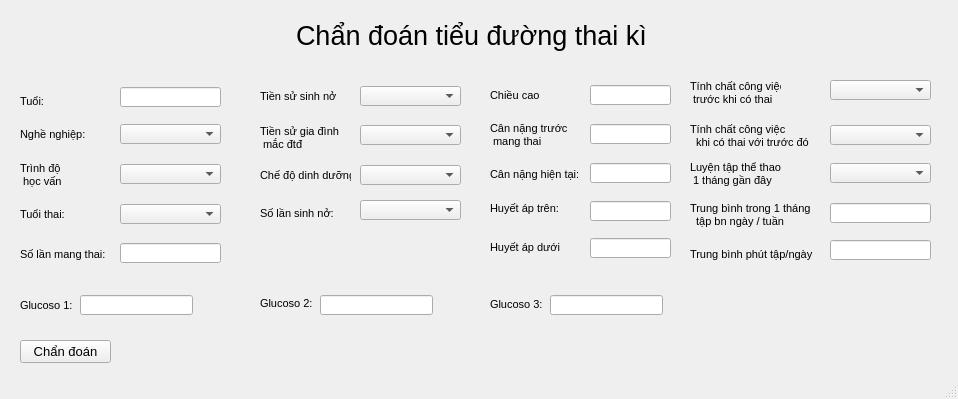
<?xml version="1.0" encoding="UTF-8"?>
<ui version="4.0">
 <class>MainWindow</class>
 <widget class="QMainWindow" name="MainWindow">
  <property name="geometry">
   <rect>
    <x>0</x>
    <y>0</y>
    <width>958</width>
    <height>399</height>
   </rect>
  </property>
  <property name="windowTitle">
   <string>MainWindow</string>
  </property>
  <widget class="QWidget" name="centralwidget">
   <widget class="QPushButton" name="predict_one_bt">
    <property name="geometry">
     <rect>
      <x>20</x>
      <y>340</y>
      <width>91</width>
      <height>23</height>
     </rect>
    </property>
    <property name="font">
     <font>
      <pointsize>10</pointsize>
     </font>
    </property>
    <property name="text">
     <string>Chẩn đoán</string>
    </property>
   </widget>
   <widget class="QLabel" name="label_5">
    <property name="geometry">
     <rect>
      <x>296</x>
      <y>10</y>
      <width>351</width>
      <height>51</height>
     </rect>
    </property>
    <property name="font">
     <font>
      <pointsize>20</pointsize>
     </font>
    </property>
    <property name="text">
     <string>Chẩn đoán tiểu đường thai kì</string>
    </property>
   </widget>
   <widget class="QLabel" name="label_8">
    <property name="geometry">
     <rect>
      <x>20</x>
      <y>87</y>
      <width>94</width>
      <height>29</height>
     </rect>
    </property>
    <property name="font">
     <font>
      <pointsize>8</pointsize>
     </font>
    </property>
    <property name="text">
     <string>Tuổi:</string>
    </property>
   </widget>
   <widget class="QComboBox" name="nghenghiep_cb">
    <property name="geometry">
     <rect>
      <x>120</x>
      <y>124</y>
      <width>101</width>
      <height>20</height>
     </rect>
    </property>
    <property name="font">
     <font>
      <pointsize>8</pointsize>
     </font>
    </property>
   </widget>
   <widget class="QLabel" name="label">
    <property name="geometry">
     <rect>
      <x>20</x>
      <y>120</y>
      <width>94</width>
      <height>29</height>
     </rect>
    </property>
    <property name="font">
     <font>
      <pointsize>8</pointsize>
     </font>
    </property>
    <property name="text">
     <string>Nghề nghiệp:</string>
    </property>
   </widget>
   <widget class="QComboBox" name="trinhdohocvan_cb">
    <property name="geometry">
     <rect>
      <x>120</x>
      <y>164</y>
      <width>101</width>
      <height>20</height>
     </rect>
    </property>
    <property name="font">
     <font>
      <pointsize>8</pointsize>
     </font>
    </property>
   </widget>
   <widget class="QLabel" name="label_15">
    <property name="geometry">
     <rect>
      <x>20</x>
      <y>160</y>
      <width>94</width>
      <height>29</height>
     </rect>
    </property>
    <property name="font">
     <font>
      <pointsize>8</pointsize>
     </font>
    </property>
    <property name="text">
     <string>Trình độ
 học vấn</string>
    </property>
   </widget>
   <widget class="QLabel" name="label_2">
    <property name="geometry">
     <rect>
      <x>20</x>
      <y>200</y>
      <width>78</width>
      <height>29</height>
     </rect>
    </property>
    <property name="font">
     <font>
      <pointsize>8</pointsize>
     </font>
    </property>
    <property name="text">
     <string>Tuổi thai:</string>
    </property>
   </widget>
   <widget class="QComboBox" name="tuoithai_cb">
    <property name="geometry">
     <rect>
      <x>120</x>
      <y>204</y>
      <width>101</width>
      <height>20</height>
     </rect>
    </property>
    <property name="font">
     <font>
      <pointsize>8</pointsize>
     </font>
    </property>
   </widget>
   <widget class="QLabel" name="label_16">
    <property name="geometry">
     <rect>
      <x>20</x>
      <y>240</y>
      <width>91</width>
      <height>29</height>
     </rect>
    </property>
    <property name="font">
     <font>
      <pointsize>8</pointsize>
     </font>
    </property>
    <property name="text">
     <string>Số lần mang thai:</string>
    </property>
   </widget>
   <widget class="QLabel" name="label_17">
    <property name="geometry">
     <rect>
      <x>260</x>
      <y>123</y>
      <width>94</width>
      <height>29</height>
     </rect>
    </property>
    <property name="font">
     <font>
      <pointsize>8</pointsize>
     </font>
    </property>
    <property name="text">
     <string>Tiền sử gia đình 
 mắc đtđ</string>
    </property>
   </widget>
   <widget class="QComboBox" name="tiensugiadinhdtd_cb">
    <property name="geometry">
     <rect>
      <x>360</x>
      <y>125</y>
      <width>101</width>
      <height>20</height>
     </rect>
    </property>
    <property name="font">
     <font>
      <pointsize>8</pointsize>
     </font>
    </property>
   </widget>
   <widget class="QLabel" name="label_18">
    <property name="geometry">
     <rect>
      <x>490</x>
      <y>85</y>
      <width>91</width>
      <height>21</height>
     </rect>
    </property>
    <property name="font">
     <font>
      <pointsize>8</pointsize>
     </font>
    </property>
    <property name="text">
     <string>Chiều cao</string>
    </property>
   </widget>
   <widget class="QComboBox" name="tiensusinhno_cb">
    <property name="geometry">
     <rect>
      <x>360</x>
      <y>86</y>
      <width>101</width>
      <height>20</height>
     </rect>
    </property>
    <property name="font">
     <font>
      <pointsize>8</pointsize>
     </font>
    </property>
   </widget>
   <widget class="QLabel" name="label_4">
    <property name="geometry">
     <rect>
      <x>260</x>
      <y>82</y>
      <width>94</width>
      <height>29</height>
     </rect>
    </property>
    <property name="font">
     <font>
      <pointsize>8</pointsize>
     </font>
    </property>
    <property name="text">
     <string>Tiền sử sinh nở</string>
    </property>
   </widget>
   <widget class="QLabel" name="label_9">
    <property name="geometry">
     <rect>
      <x>260</x>
      <y>199</y>
      <width>94</width>
      <height>29</height>
     </rect>
    </property>
    <property name="font">
     <font>
      <pointsize>8</pointsize>
     </font>
    </property>
    <property name="text">
     <string>Số lần sinh nở:</string>
    </property>
   </widget>
   <widget class="QLabel" name="label_25">
    <property name="geometry">
     <rect>
      <x>490</x>
      <y>232</y>
      <width>91</width>
      <height>31</height>
     </rect>
    </property>
    <property name="font">
     <font>
      <pointsize>8</pointsize>
     </font>
    </property>
    <property name="text">
     <string>Huyết áp dưới</string>
    </property>
   </widget>
   <widget class="QLabel" name="label_26">
    <property name="geometry">
     <rect>
      <x>490</x>
      <y>193</y>
      <width>91</width>
      <height>31</height>
     </rect>
    </property>
    <property name="font">
     <font>
      <pointsize>8</pointsize>
     </font>
    </property>
    <property name="text">
     <string>Huyết áp trên:</string>
    </property>
   </widget>
   <widget class="QComboBox" name="luyentapthethao1thang_cb">
    <property name="geometry">
     <rect>
      <x>830</x>
      <y>163</y>
      <width>101</width>
      <height>20</height>
     </rect>
    </property>
    <property name="font">
     <font>
      <pointsize>8</pointsize>
     </font>
    </property>
   </widget>
   <widget class="QLabel" name="trungbinhphutngay_cb">
    <property name="geometry">
     <rect>
      <x>690</x>
      <y>239</y>
      <width>131</width>
      <height>31</height>
     </rect>
    </property>
    <property name="font">
     <font>
      <pointsize>8</pointsize>
     </font>
    </property>
    <property name="text">
     <string>Trung bình phút tập/ngày</string>
    </property>
   </widget>
   <widget class="QLabel" name="tccv_truocthai_ss_cb">
    <property name="geometry">
     <rect>
      <x>690</x>
      <y>120</y>
      <width>121</width>
      <height>31</height>
     </rect>
    </property>
    <property name="font">
     <font>
      <pointsize>8</pointsize>
     </font>
    </property>
    <property name="text">
     <string>Tính chất công việc 
  khi có thai với trước đó</string>
    </property>
   </widget>
   <widget class="QLabel" name="trungbinh_thethao_1tuan_cb">
    <property name="geometry">
     <rect>
      <x>690</x>
      <y>199</y>
      <width>121</width>
      <height>31</height>
     </rect>
    </property>
    <property name="font">
     <font>
      <pointsize>8</pointsize>
     </font>
    </property>
    <property name="text">
     <string>Trung bình trong 1 tháng 
  tập bn ngày / tuần</string>
    </property>
   </widget>
   <widget class="QLabel" name="luyentapthethao_cb">
    <property name="geometry">
     <rect>
      <x>690</x>
      <y>158</y>
      <width>101</width>
      <height>31</height>
     </rect>
    </property>
    <property name="font">
     <font>
      <pointsize>8</pointsize>
     </font>
    </property>
    <property name="text">
     <string>Luyện tập thể thao 
 1 tháng gần đây</string>
    </property>
   </widget>
   <widget class="QComboBox" name="tccv_truoccothai_cb">
    <property name="geometry">
     <rect>
      <x>830</x>
      <y>80</y>
      <width>101</width>
      <height>20</height>
     </rect>
    </property>
    <property name="font">
     <font>
      <pointsize>8</pointsize>
     </font>
    </property>
   </widget>
   <widget class="QComboBox" name="tccv_saucothai_cb">
    <property name="geometry">
     <rect>
      <x>830</x>
      <y>125</y>
      <width>101</width>
      <height>20</height>
     </rect>
    </property>
    <property name="font">
     <font>
      <pointsize>8</pointsize>
     </font>
    </property>
   </widget>
   <widget class="QLabel" name="tccv_truocthai_cb">
    <property name="geometry">
     <rect>
      <x>690</x>
      <y>77</y>
      <width>91</width>
      <height>31</height>
     </rect>
    </property>
    <property name="font">
     <font>
      <pointsize>8</pointsize>
     </font>
    </property>
    <property name="text">
     <string>Tính chất công việc 
 trước khi có thai</string>
    </property>
   </widget>
   <widget class="QLabel" name="label_10">
    <property name="geometry">
     <rect>
      <x>20</x>
      <y>291</y>
      <width>71</width>
      <height>29</height>
     </rect>
    </property>
    <property name="font">
     <font>
      <pointsize>8</pointsize>
     </font>
    </property>
    <property name="text">
     <string>Glucoso 1:</string>
    </property>
   </widget>
   <widget class="QLineEdit" name="glu1_cb">
    <property name="geometry">
     <rect>
      <x>80</x>
      <y>295</y>
      <width>113</width>
      <height>20</height>
     </rect>
    </property>
    <property name="font">
     <font>
      <pointsize>8</pointsize>
     </font>
    </property>
    <property name="text">
     <string/>
    </property>
   </widget>
   <widget class="QLabel" name="label_11">
    <property name="geometry">
     <rect>
      <x>260</x>
      <y>289</y>
      <width>71</width>
      <height>29</height>
     </rect>
    </property>
    <property name="font">
     <font>
      <pointsize>8</pointsize>
     </font>
    </property>
    <property name="styleSheet">
     <string notr="true"/>
    </property>
    <property name="text">
     <string>Glucoso 2:</string>
    </property>
   </widget>
   <widget class="QLineEdit" name="glu2_cb">
    <property name="geometry">
     <rect>
      <x>320</x>
      <y>295</y>
      <width>113</width>
      <height>20</height>
     </rect>
    </property>
    <property name="font">
     <font>
      <pointsize>8</pointsize>
     </font>
    </property>
    <property name="text">
     <string/>
    </property>
   </widget>
   <widget class="QLineEdit" name="glu3_cb">
    <property name="geometry">
     <rect>
      <x>550</x>
      <y>295</y>
      <width>113</width>
      <height>20</height>
     </rect>
    </property>
    <property name="font">
     <font>
      <pointsize>8</pointsize>
     </font>
    </property>
    <property name="text">
     <string/>
    </property>
   </widget>
   <widget class="QLabel" name="label_12">
    <property name="geometry">
     <rect>
      <x>490</x>
      <y>290</y>
      <width>71</width>
      <height>29</height>
     </rect>
    </property>
    <property name="font">
     <font>
      <pointsize>8</pointsize>
     </font>
    </property>
    <property name="text">
     <string>Glucoso 3:</string>
    </property>
   </widget>
   <widget class="QLineEdit" name="tuoi_txt">
    <property name="geometry">
     <rect>
      <x>120</x>
      <y>87</y>
      <width>101</width>
      <height>20</height>
     </rect>
    </property>
    <property name="font">
     <font>
      <pointsize>8</pointsize>
     </font>
    </property>
    <property name="text">
     <string/>
    </property>
   </widget>
   <widget class="QLabel" name="label_32">
    <property name="geometry">
     <rect>
      <x>260</x>
      <y>160</y>
      <width>91</width>
      <height>31</height>
     </rect>
    </property>
    <property name="font">
     <font>
      <pointsize>8</pointsize>
     </font>
    </property>
    <property name="text">
     <string>Chế độ dinh dưỡng:</string>
    </property>
   </widget>
   <widget class="QComboBox" name="chedodinhduong_cb">
    <property name="geometry">
     <rect>
      <x>360</x>
      <y>165</y>
      <width>101</width>
      <height>20</height>
     </rect>
    </property>
    <property name="font">
     <font>
      <pointsize>8</pointsize>
     </font>
    </property>
   </widget>
   <widget class="QLineEdit" name="huyetaptren_txt">
    <property name="geometry">
     <rect>
      <x>590</x>
      <y>201</y>
      <width>81</width>
      <height>20</height>
     </rect>
    </property>
    <property name="font">
     <font>
      <pointsize>8</pointsize>
     </font>
    </property>
    <property name="text">
     <string/>
    </property>
   </widget>
   <widget class="QLineEdit" name="huyetapduoi_txt">
    <property name="geometry">
     <rect>
      <x>590</x>
      <y>238</y>
      <width>81</width>
      <height>20</height>
     </rect>
    </property>
    <property name="font">
     <font>
      <pointsize>8</pointsize>
     </font>
    </property>
    <property name="text">
     <string/>
    </property>
   </widget>
   <widget class="QLabel" name="label_27">
    <property name="geometry">
     <rect>
      <x>490</x>
      <y>119</y>
      <width>91</width>
      <height>31</height>
     </rect>
    </property>
    <property name="font">
     <font>
      <pointsize>8</pointsize>
     </font>
    </property>
    <property name="text">
     <string>Cân nặng trước 
 mang thai</string>
    </property>
   </widget>
   <widget class="QLabel" name="label_34">
    <property name="geometry">
     <rect>
      <x>490</x>
      <y>159</y>
      <width>91</width>
      <height>31</height>
     </rect>
    </property>
    <property name="font">
     <font>
      <pointsize>8</pointsize>
     </font>
    </property>
    <property name="text">
     <string>Cân nặng hiện tại:</string>
    </property>
   </widget>
   <widget class="QLineEdit" name="cannanghientai_txt">
    <property name="geometry">
     <rect>
      <x>590</x>
      <y>163</y>
      <width>81</width>
      <height>20</height>
     </rect>
    </property>
    <property name="font">
     <font>
      <pointsize>8</pointsize>
     </font>
    </property>
    <property name="text">
     <string/>
    </property>
   </widget>
   <widget class="QLineEdit" name="cannangtruocmangthai_txt">
    <property name="geometry">
     <rect>
      <x>590</x>
      <y>124</y>
      <width>81</width>
      <height>20</height>
     </rect>
    </property>
    <property name="font">
     <font>
      <pointsize>8</pointsize>
     </font>
    </property>
    <property name="text">
     <string/>
    </property>
   </widget>
   <widget class="QLineEdit" name="chieucao_txt">
    <property name="geometry">
     <rect>
      <x>590</x>
      <y>85</y>
      <width>81</width>
      <height>20</height>
     </rect>
    </property>
    <property name="font">
     <font>
      <pointsize>8</pointsize>
     </font>
    </property>
    <property name="text">
     <string/>
    </property>
   </widget>
   <widget class="QLineEdit" name="solanmangthai_txt">
    <property name="geometry">
     <rect>
      <x>120</x>
      <y>243</y>
      <width>101</width>
      <height>20</height>
     </rect>
    </property>
    <property name="font">
     <font>
      <pointsize>8</pointsize>
     </font>
    </property>
    <property name="text">
     <string/>
    </property>
   </widget>
   <widget class="QComboBox" name="solansinhno_cb">
    <property name="geometry">
     <rect>
      <x>360</x>
      <y>200</y>
      <width>101</width>
      <height>20</height>
     </rect>
    </property>
    <property name="font">
     <font>
      <pointsize>8</pointsize>
     </font>
    </property>
   </widget>
   <widget class="QLineEdit" name="phutngay_txt">
    <property name="geometry">
     <rect>
      <x>830</x>
      <y>240</y>
      <width>101</width>
      <height>20</height>
     </rect>
    </property>
    <property name="font">
     <font>
      <pointsize>8</pointsize>
     </font>
    </property>
    <property name="text">
     <string/>
    </property>
   </widget>
   <widget class="QLineEdit" name="ngaytuan_txt">
    <property name="geometry">
     <rect>
      <x>830</x>
      <y>203</y>
      <width>101</width>
      <height>20</height>
     </rect>
    </property>
    <property name="font">
     <font>
      <pointsize>8</pointsize>
     </font>
    </property>
    <property name="text">
     <string/>
    </property>
   </widget>
   <widget class="QLabel" name="result_text">
    <property name="geometry">
     <rect>
      <x>130</x>
      <y>341</y>
      <width>381</width>
      <height>16</height>
     </rect>
    </property>
    <property name="font">
     <font>
      <pointsize>9</pointsize>
      <weight>75</weight>
      <bold>true</bold>
     </font>
    </property>
    <property name="text">
     <string/>
    </property>
   </widget>
  </widget>
  <widget class="QMenuBar" name="menubar">
   <property name="geometry">
    <rect>
     <x>0</x>
     <y>0</y>
     <width>958</width>
     <height>18</height>
    </rect>
   </property>
  </widget>
  <widget class="QStatusBar" name="statusbar"/>
 </widget>
 <resources/>
 <connections/>
</ui>
